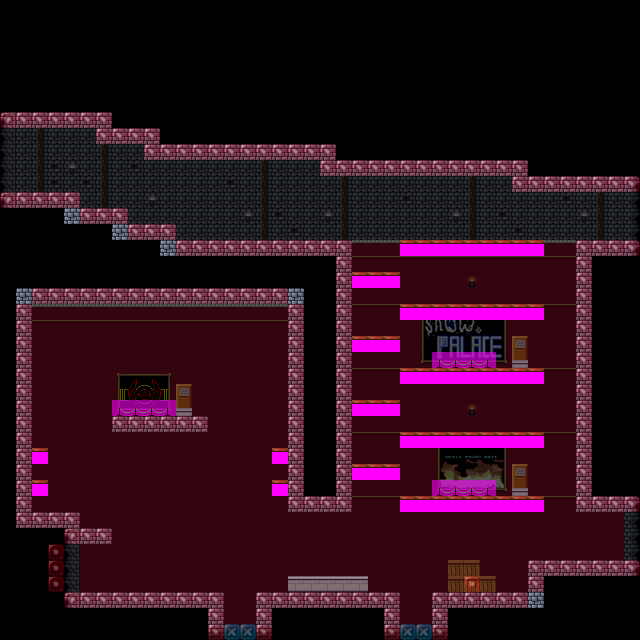

Tiled map render using the project's own tile images. Description and the map definition, with tile-layer contents summarised, below:
An orthogonal 40x40 tile map with 16x16 px tiles, 4 tile layers (back, center, front, meta), 5 tilesets and 30 objects (8x light, 4x chandelier, 4x portal, 3x EXHIBIT, 3x plaque, ...).

<map version="1.0" tiledversion="1.1.5" orientation="orthogonal" renderorder="right-down" width="40" height="40" tilewidth="16" tileheight="16" infinite="0" nextobjectid="34">
 <tileset firstgid="1" source="cshapes3.tsx" />
 <tileset firstgid="85" source="museum_tiles_16x16.tsx" />
 <tileset firstgid="277" source="mambazo_exhibits.tsx" />
 <tileset firstgid="469" source="zamaster_exhibits.tsx" />
 <tileset firstgid="637" source="museum_billboards_16x16.tsx" />
 <layer name="back" width="40" height="40" opacity="0.33">
  <data>[1600 cells, 1137 non-empty, 67 distinct tile ids]</data>
 </layer>
 <objectgroup name="actors">
  <object id="1" name="chandelier" x="80" y="352" width="32" height="16">
   <properties>
    <property name="type" value="chandelier" />
   </properties>
  </object>
  <object id="2" name="chandelier" x="80" y="448" width="32" height="16">
   <properties>
    <property name="type" value="chandelier" />
   </properties>
  </object>
  <object id="3" name="chandelier" x="208" y="448" width="32" height="16">
   <properties>
    <property name="type" value="chandelier" />
   </properties>
  </object>
  <object id="4" name="chandelier" x="208" y="352" width="32" height="16">
   <properties>
    <property name="type" value="chandelier" />
   </properties>
  </object>
  <object id="5" name="EXHIBIT" x="112" y="368" width="64" height="48">
   <properties>
    <property name="type" value="FAKE" />
   </properties>
  </object>
  <object id="6" name="plaque" x="176" y="384" width="16" height="32">
   <properties>
    <property name="author" value="Mambazo" />
    <property name="desc" value="A space game where the FreeBASIC community submitted their AI files to compete in a tournament." />
    <property name="text" value=" NanoHost|| A space game where the FreeBASIC| community submitted their AI files to| compete in a tournament.|| Mambazo 2006" />
    <property name="title" value="NanoHost" />
    <property name="type" value="plaque" />
    <property name="year" value="2006" />
   </properties>
  </object>
  <object id="7" name="EXHIBIT" x="432" y="448" width="112" height="48">
   <properties>
    <property name="type" value="FAKE" />
   </properties>
  </object>
  <object id="8" name="plaque" x="512" y="336" width="16" height="32">
   <properties>
    <property name="text" value=" Snow Palace|| Push blocks to un-turn yourself| into a statue! My first QBASIC| game.|| Zamaster| 2008" />
    <property name="type" value="plaque" />
   </properties>
  </object>
  <object id="9" name="EXHIBIT" x="432" y="320" width="112" height="48">
   <properties>
    <property name="type" value="FAKE" />
   </properties>
  </object>
  <object id="10" name="plaque" x="512" y="464" width="16" height="32">
   <properties>
    <property name="text" value=" VIC-20 Visual Emulator|| Written in an effort to procrastinate| on homework during undergrad.|| Zamaster| 2009" />
    <property name="type" value="plaque" />
   </properties>
  </object>
  <object id="12" name="portal" x="0" y="128" width="32" height="64">
   <properties>
    <property name="enter" value="right" />
    <property name="portal_id" value="top_left" />
    <property name="to_map" value="museum_11.tmx" />
    <property name="to_portal_id" value="right" />
    <property name="type" value="portal" />
   </properties>
  </object>
  <object id="13" name="leecher" x="608" y="192" width="32" height="48">
   <properties>
    <property name="type" value="leecher" />
   </properties>
  </object>
  <object id="14" name="leecher" x="0" y="128" width="32" height="64">
   <properties>
    <property name="type" value="leecher" />
   </properties>
  </object>
  <object id="15" name="leecher" x="64" y="544" width="32" height="48">
   <properties>
    <property name="type" value="leecher" />
   </properties>
  </object>
  <object id="16" name="portal" x="608" y="192" width="32" height="48">
   <properties>
    <property name="enter" value="left" />
    <property name="portal_id" value="top_right" />
    <property name="to_map" value="museum_01.tmx" />
    <property name="to_portal_id" value="mid_left" />
    <property name="type" value="portal" />
   </properties>
  </object>
  <object id="17" name="portal" x="64" y="544" width="32" height="48">
   <properties>
    <property name="enter" value="right" />
    <property name="portal_id" value="low_left" />
    <property name="to_map" value="museum_14.tmx" />
    <property name="to_portal_id" value="right" />
    <property name="type" value="portal" />
   </properties>
  </object>
  <object id="18" name="spawn" x="449.269" y="327.648" width="16" height="24">
   <properties>
    <property name="type" value="spawn" />
   </properties>
  </object>
  <object id="20" name="portal" x="608" y="512" width="32" height="48">
   <properties>
    <property name="enter" value="left" />
    <property name="portal_id" value="low_right" />
    <property name="to_map" value="museum_16.tmx" />
    <property name="to_portal_id" value="left" />
    <property name="type" value="portal" />
   </properties>
  </object>
  <object id="21" name="light" x="64" y="160" width="16" height="16">
   <properties>
    <property name="b" type="float" value="1" />
    <property name="g" type="float" value="1" />
    <property name="mode" value="solid" />
    <property name="r" type="float" value="1" />
    <property name="radius" type="float" value="64" />
    <property name="type" value="light" />
   </properties>
  </object>
  <object id="22" name="light" x="144" y="192" width="16" height="16">
   <properties>
    <property name="b" type="float" value="1" />
    <property name="g" type="float" value="1" />
    <property name="mode" value="solid" />
    <property name="r" type="float" value="1" />
    <property name="radius" type="float" value="64" />
    <property name="type" value="light" />
   </properties>
  </object>
  <object id="23" name="light" x="240" y="208" width="16" height="16">
   <properties>
    <property name="b" type="float" value="1" />
    <property name="g" type="float" value="1" />
    <property name="mode" value="solid" />
    <property name="r" type="float" value="1" />
    <property name="radius" type="float" value="64" />
    <property name="type" value="light" />
   </properties>
  </object>
  <object id="24" name="light" x="320" y="208" width="16" height="16">
   <properties>
    <property name="b" type="float" value="1" />
    <property name="g" type="float" value="1" />
    <property name="mode" value="solid" />
    <property name="r" type="float" value="1" />
    <property name="radius" type="float" value="64" />
    <property name="type" value="light" />
   </properties>
  </object>
  <object id="25" name="light" x="448" y="208" width="16" height="16">
   <properties>
    <property name="b" type="float" value="1" />
    <property name="g" type="float" value="1" />
    <property name="mode" value="solid" />
    <property name="r" type="float" value="1" />
    <property name="radius" type="float" value="64" />
    <property name="type" value="light" />
   </properties>
  </object>
  <object id="26" name="light" x="576" y="208" width="16" height="16">
   <properties>
    <property name="b" type="float" value="1" />
    <property name="g" type="float" value="1" />
    <property name="mode" value="solid" />
    <property name="r" type="float" value="1" />
    <property name="radius" type="float" value="64" />
    <property name="type" value="light" />
   </properties>
  </object>
  </objectgroup>
 <layer name="center" width="40" height="40" opacity="0.58">
  <data>[1600 cells, 651 non-empty, 15 distinct tile ids]</data>
 </layer>
 <layer name="front" width="40" height="40">
  <data>[1600 cells, 885 non-empty, 8 distinct tile ids]</data>
 </layer>
 <layer name="meta" width="40" height="40" opacity="0.4">
  <data>[1600 cells, 272 non-empty, 3 distinct tile ids]</data>
 </layer>
</map>
<!-- 6 of 30 objects omitted -->
